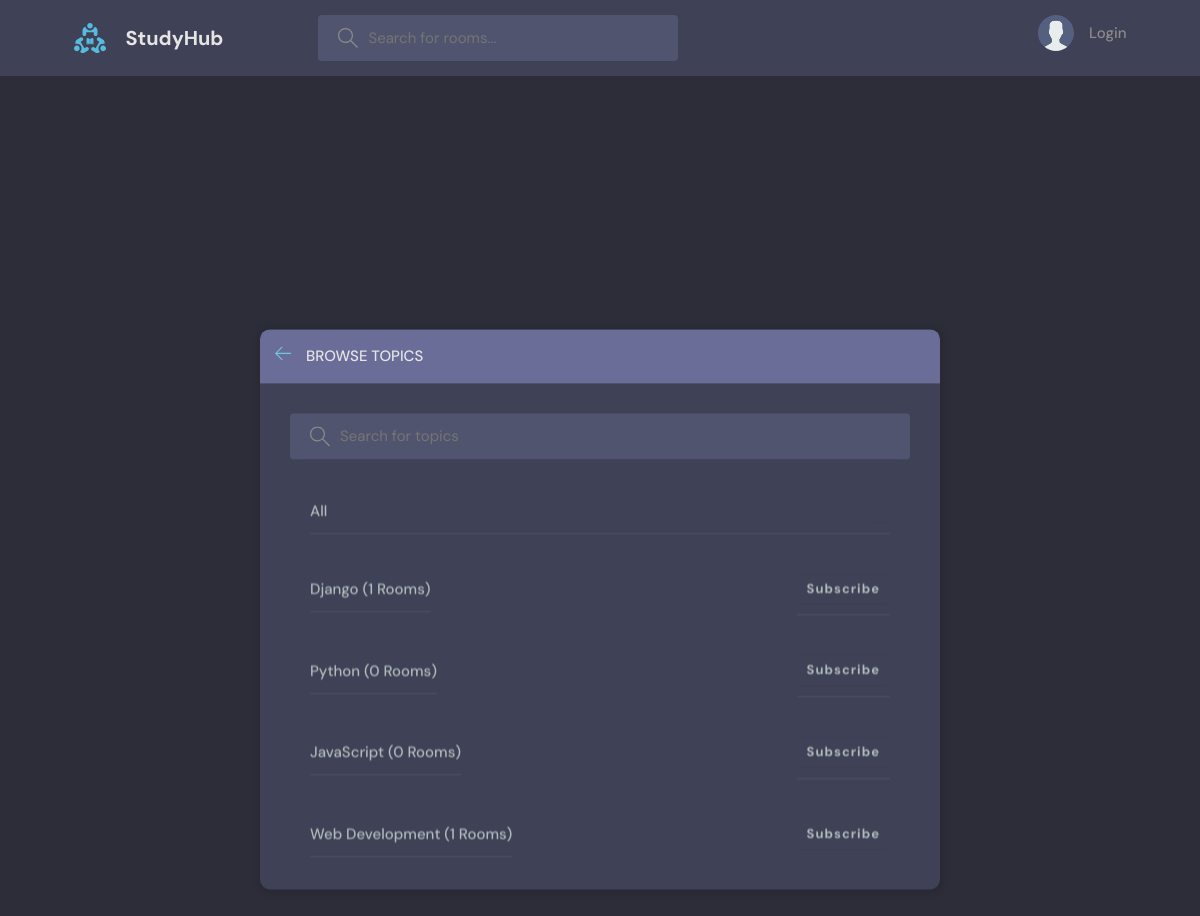
The page /browse-topics on the database its author committed.
### base/models.py (models this page shows)
class Topic(models.Model):
    name = models.CharField(max_length=100)
    subscribe  = models.ManyToManyField(User, related_name='subscribe', blank=True)
    def __str__(self):
        return self.name

### base/views.py (the view)
# urls.py: path('browse-topics' , views.topicsPage , name='browse-topics'),
def topicsPage(request):
    q = request.GET.get('q')
    if q is None:
        q = ''
    topics = Topic.objects.filter(name__icontains=q)
    context={}
    get_topics(request , context , topics)
    return render(request , 'base/topics_page.html' ,context)

### base/utils.py (called while the page is built)
def get_topics(request , context ,topics=None):
    all_topics = topics if topics else Topic.objects.all()[:7]
    topics = {}
    for tpc in all_topics:
        topics[tpc.id] = {'name':tpc ,'is_subscribed':False}
        if request.user.is_authenticated and tpc.subscribe.filter(id=request.user.id):
            topics[tpc.id]['is_subscribed'] = True
    context['topics']=topics

### base/templates/base/topics_page.html (shortened to what this page needs)
{% extends 'main.html' %}
{% block content %}
    <main class="create-room layout">
      <div class="container">
        <div class="layout__box">
          <div class="layout__boxHeader">
            <div class="layout__boxTitle">
              <a href="{{request.META.HTTP_REFERER}}">
                <svg version="1.1" xmlns="http://www.w3.org/2000/svg" width="32" height="32" viewBox="0 0 32 32">
                  <title>arrow-left</title>
                  <path
                    d="M13.723 2.286l-13.723 13.714 13.719 13.714 1.616-1.611-10.96-10.96h27.625v-2.286h-27.625l10.965-10.965-1.616-1.607z"
                  ></path>
                </svg>
              </a>
              <h3>Browse Topics</h3>
            </div>
          </div>
          <div class="topics-page layout__body">
            <form class="header__search" method="GET" action="">
              <label>
                <input type="text" name="q" placeholder="Search for topics" />
              </label>
            </form>
            <ul class="topics__list" >
              <div class="participants">
                <div class="participants__list scroll" style="height:400px">
                <li>
                  <a class="flex"  href="{% url 'browse-topics' %}" class="active"> All <span>{{topics.count}}</span> </a>
                </li>
                {% for topic_id , topic_data in topics.items  %}
                  <li style="display: flex; justify-content: space-between; align-items: center;">
                    <a  href="{% url 'home' %}?q={{topic_data.name}}">{{topic_data.name}} ({{topic_data.name.room_set.count}} Rooms) </a>
                    <a  href="{% url 'subscribe-topic' topic_id %}" style="text-decoration: none;">
                      <span>
                        {% if topic_data.is_subscribed %}
                          Unsubscribe
                        {% else %}
                          Subscribe
                        {% endif %}
                      </span></a>
                  </li>
                {% endfor %}
                <br>
                </div>
              </div>
            </ul>
          </div>
        </div>
      </div>
    </main>
{% endblock content%}

### static/styles/style.css (style rules this page uses)
:root { --color-main: #71c6dd; --color-main-light: #e1f6fb; --color-dark: #3f4156; --color-dark-medium: #51546e; --color-dark-light: #696d97; --color-light: #e5e5e5; --color-gray: #8b8b8b; --color-light-gray: #b2bdbd; --color-bg: #2d2d39; --color-success: #5dd693; --color-error: #fc4b0b; }
* { font-family: "DM Sans", -apple-system, BlinkMacSystemFont, "Segoe UI", Roboto, Oxygen, Ubuntu, Cantarell, "Open Sans", "Helvetica Neue", sans-serif; margin: 0; padding: 0; box-sizing: border-box; text-rendering: optimizeLegibility; font-size: inherit; }
html { font-size: 56.25%; }
@media only screen and (min-width: 1200px) { html { font-size: 62.5%; } }
body { line-height: 1.6; font-weight: 400; font-size: 1.5rem; color: var(--color-light-gray); background-color: var(--color-bg); min-height: 100vh; }
a { display: inline-block; color: var(--color-main); text-decoration: none; }
.container { max-width: 120rem; width: 90%; margin: auto; }
.header__search > label { background-color: var(--color-dark-medium); padding: 1.3rem 1rem; display: flex; align-items: center; gap: 1rem; border-radius: 4px; }
.header__search svg { fill: var(--color-gray); width: 2rem; height: 2rem; margin-left: 1rem; }
.header__search input { width: 30rem; background: transparent; border: none; outline: none; color: var(--color-light); }
.layout { margin-top: 2.4rem; }
.layout > .container { display: flex; justify-content: space-between; align-items: flex-start; }
.layout__box { width: 90%; max-width: 48rem; min-height: 40rem; position: absolute; top: 50%; left: 50%; transform: translate(-50%, -46%); background-color: var(--color-dark); border-radius: 1rem; box-shadow: 1px 1px 6px 3px rgba(0, 0, 0, 0.1); overflow: hidden; }
.layout__boxHeader { display: flex; padding: 1.5rem; background-color: var(--color-dark-light); }
.layout__boxTitle { display: flex; gap: 1.5rem; align-items: center; }
.layout__boxTitle h3 { text-transform: uppercase; font-weight: 500; color: var(--color-light); }
.layout__boxTitle svg { width: 1.6rem; height: 1.6rem; fill: var(--color-main); }
.layout__body { margin: 3rem; }
.topics__list { list-style: none; }
.topics__list li a { display: flex; justify-content: space-between; margin-bottom: 3rem; font-weight: 500; color: var(--color-light-gray); transition: all 0.3s ease-in-out; }
.topics__list li a span { padding: 0.5rem 1rem; background-color: var(--color-dark); border-radius: 3px; font-size: 1.3rem; font-weight: 700; letter-spacing: 1px; }
.topics-page .topics__list li:not(:last-child) a { margin: 2rem 0; padding-bottom: 1rem; text-decoration: none; border-bottom: 1px solid var(--color-dark-medium); }
.topics-page .header__search { display: block; }
.create-room.layout .layout__box { max-width: 68rem; }
.room, .participants { background: var(--color-dark); max-height: 87.5vh; border-radius: 0.7rem; overflow: hidden; position: relative; }
.participants__list { padding: 2rem; height: 82.5vh; overflow-y: scroll; padding-bottom: 0; }

### rows shown on the page
Topic: name "Django", name.room_set.count "1"
Topic: name "Python", name.room_set.count "0"
Topic: name "JavaScript", name.room_set.count "0"
Topic: name "Web Development", name.room_set.count "1"
